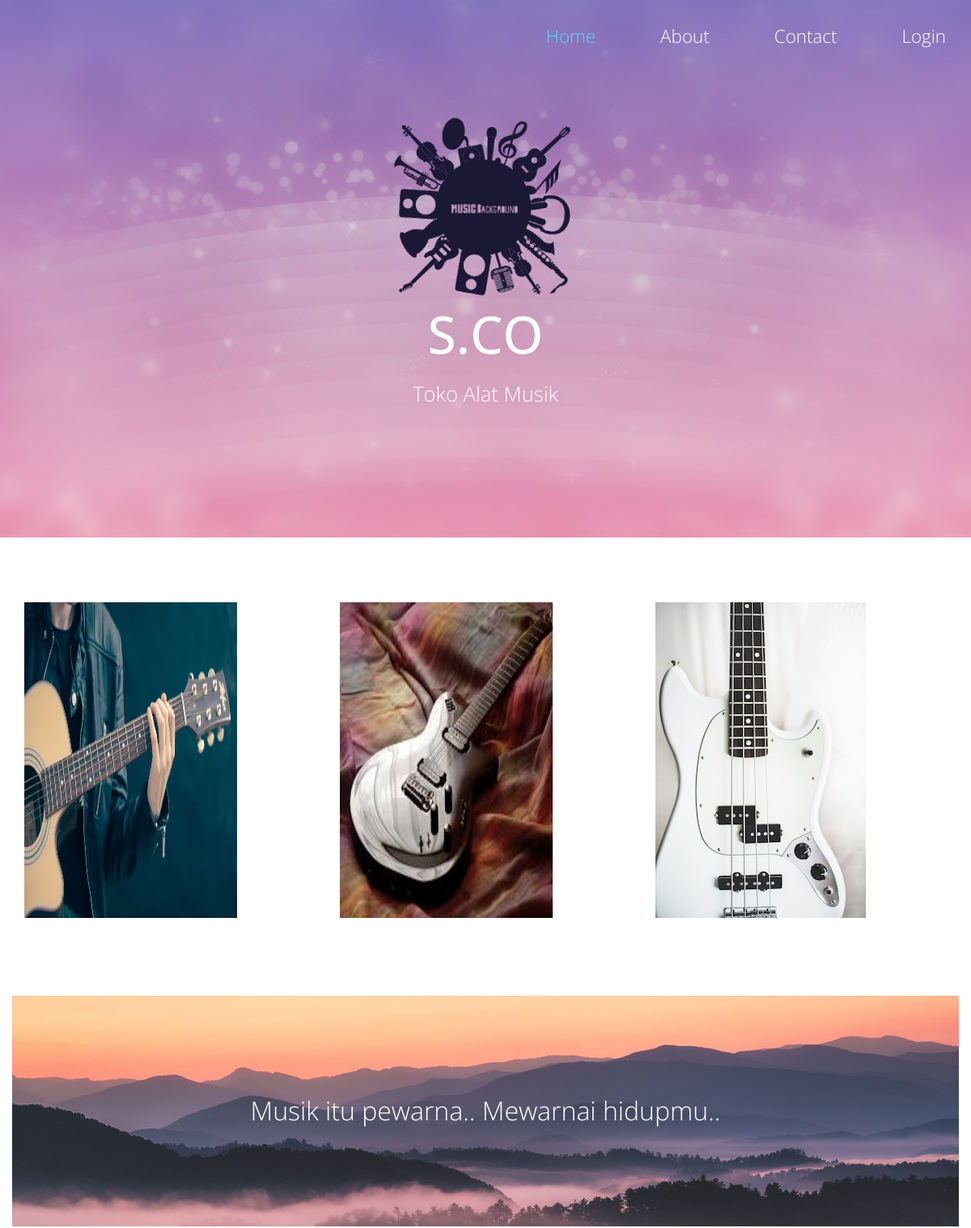
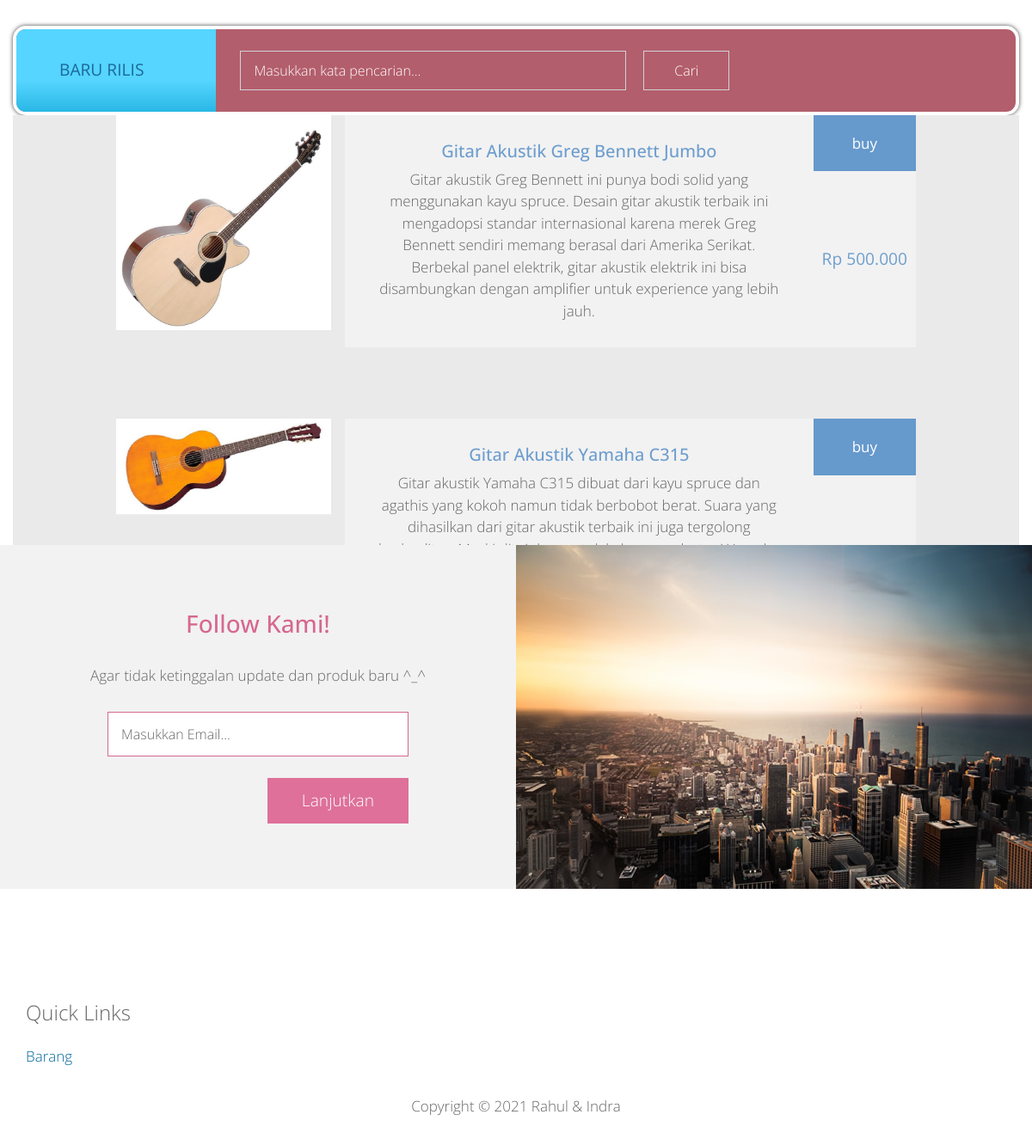
The page / on the database its author committed (2 pictures, top to bottom).
### tables this page shows
CREATE TABLE `produk` (
  `id_produk` int(11) NOT NULL,
  `nama_produk` text NOT NULL,
  `harga` int(11) NOT NULL,
  `deskripsi_produk` text NOT NULL,
  `foto_produk` varchar(200) NOT NULL
);

### Function/function.php (called while the page is built, shortened)
<?php
$db = mysqli_connect("localhost", "root", "", "tubess_rahul_indra");
function query($query){
    global $db;
    $hasil = mysqli_query($db, $query);
    $baris = [];
    while ($row = mysqli_fetch_assoc($hasil)){
        $baris[] = $row;
    }
    return $baris;
}
?>

### index.php (the view, shortened to what this page needs)
<?php
require 'Function/function.php';
$produk = query("SELECT * FROM produk");
?>
<!DOCTYPE html>
<html lang="en">
<head>
  <link rel="stylesheet" href="css/bootstrap.min.css">
  <link rel="stylesheet" href="css/fontawesome-all.min.css">
  <link rel="stylesheet" href="css/tooplate-style.css">
  <link rel="stylesheet" href="css/body-scroll.css">
</head>
<body>
  <div class="tm-main">
    <div class="tm-welcome-section">
      <div class="container tm-navbar-container">
        <div class="row">
          <div class="col-xl-12">
            <nav class="navbar navbar-expand-sm">
              <ul class="navbar-nav ml-auto">
                <li class="nav-item active">
                  <a href="index.php" class="nav-link tm-nav-link tm-text-white active">Home</a>
                </li>
                <li class="nav-item">
                  <a href="about.php" class="nav-link tm-nav-link tm-text-white">About</a>
                </li>
                <li class="nav-item">
                  <a href="contact.php" class="nav-link tm-nav-link tm-text-white">Contact</a>
                </li>
                <li class="nav-item active">
                  <a href="Login/login.php" class="nav-link tm-nav-link tm-text-white">Login</a>
                </li>
              </ul>
            </nav>
          </div>
        </div>
      </div>
      <div class="container text-center tm-welcome-container">
        <div class="tm-welcome">
          <img src="img/png-transparent-musical-instrument-illustration-musical-elements-poster-logo-violin-removebg-preview.png" alt="Gambar Musik" style="width: 20%;">
          <h1 class="text-uppercase mb-3 tm-site-name">S.Co</h1>
          <p class="tm-site-description">Toko Alat Musik</p>
        </div>
      </div>
    </div>
    <div class="container">
      <div class="row tm-albums-container grid">
        <div class="col-sm-6 col-12 col-md-6 col-lg-3 col-xl-3 tm-album-col">
          <figure class="effect-sadie">
            <img src="img/gitar_akustik.jpg" style="width: 100%;" alt="Image" class="img-fluid">
            <figcaption>
            </figcaption>
          </figure>
        </div>
        <div class="col-sm-6 col-12 col-md-6 col-lg-3 col-xl-3 tm-album-col">
          <figure class="effect-sadie">
            <img src="img/gitar_listrik.jpg" style="width: 100%;" alt="Image" class="img-fluid">
            <figcaption>
            </figcaption>
          </figure>
        </div>
        <div class="col-sm-6 col-12 col-md-6 col-lg-3 col-xl-3 tm-album-col">
          <figure class="effect-sadie">
            <img src="img/insertion-260x390-02.jpg" style="width: 100%;" alt="Image" class="img-fluid">
            <figcaption>
            </figcaption>
          </figure>
        </div>
      </div>
      <div class="row">
        <div class="col-lg-12">
          <div class="tm-tag-line ">
            <h2 class="tm-tag-line-title">Musik itu pewarna.. Mewarnai hidupmu..</h2>
          </div>
        </div>
      </div>
      <br>
      <div class="tm-search-form-container">
        <form action="#cari-barang" method="post" class="form-inline tm-search-form">
          <div class="text-uppercase tm-new-release" id="cari-barang">Baru Rilis</div>
          <div class="form-group tm-search-box">
            <input type="text" name="keyword" class="form-control tm-search-input" placeholder="Masukkan kata pencarian..." autocomplete="off">
            <button type="submit" name="cari" class="form-control tm-search-submit">Cari</button>
          </div>
        </form>
      </div>
      <div class="scrolling-box">
        <?php foreach ($produk as $row) : ?>
          <div class="row mb-5">
            <div class="col-xl-12">
              <div class="media-boxes">
                <div class="media">
                  <img src="img/<?= $row["foto_produk"]; ?>" width="250px" alt="Image" class="mr-3">
                  <div class="media-body tm-bg-gray">
                    <div class="tm-description-box">
                      <h5 class="tm-text-blue"><?= $row["nama_produk"]  ?></h5>
                      <p class="mb-0"><?= $row["deskripsi_produk"] ?></p>
                    </div>
                    <div class="tm-buy-box">
                      <a href="#" class="tm-bg-blue tm-text-white tm-buy">buy</a>
                      <span class="tm-text-blue tm-price-tag"> Rp <?= number_format($row["harga"], 0, ",", "."); ?></span>
                    </div>
                  </div>
                </div>
              </div>
            </div>
          </div>
        <?php endforeach ?>
      </div>
      <div class="row tm-mb-big tm-subscribe-row">
        <div class="col-xl-6 col-lg-6 col-md-12 col-sm-12 tm-bg-gray tm-subscribe-form">
          <h3 class="tm-text-pink tm-mb-30">Follow Kami!</h3>
          <p class="tm-mb-30">Agar tidak ketinggalan update dan produk baru ^_^</p>
          <form action="index.html" method="POST">
            <div class="form-group mb-0">
              <input type="text" class="form-control tm-subscribe-input" placeholder="Masukkan Email...">
              <input type="submit" value="Lanjutkan" class="tm-bg-pink tm-text-white d-block ml-auto tm-subscribe-btn">
            </div>
          </form>
        </div>
        <div class="col-xl-6 col-lg-6 col-md-12 col-sm-12 img-fluid pl-0 tm-subscribe-img"></div>
      </div>
        <div class="col-xl-4 col-lg-4 col-md-4 col-sm-6">
          <h4 class="mb-4 tm-font-300">Quick Links</h4>
          <a href="admin/barang.php" class="tm-text-blue-dark d-block mb-2">Barang</a>
        </div>
      </div>
      <footer class="row">
        <div class="col-xl-12">
          <p class="text-center p-4">Copyright &copy; <span class="tm-current-year"></span>
              Rahul & Indra
          </p>
        </div>
      </footer>
    </div>
</body>
</html>

### css/body-scroll.css (style rules this page uses)
.scrolling-box { background-color: #eaeaea; display: grid; height: 500px; width: 100%; overflow: scroll; scroll-behavior: smooth; text-align: center; }

### rows shown on the page
produk: foto_produk (picture), nama_produk "Gitar Akustik Greg Bennett Jumbo", deskripsi_produk "Gitar akustik Greg Bennett ini punya bodi solid yang menggunakan kayu spruce. Desain gitar akustik terbaik ini mengadopsi standar internasional karena merek Greg Bennett sendiri memang berasal dari Amerika Serikat. Berbekal panel elektrik, gitar akustik elektrik ini bisa disambungkan dengan amplifier untuk experience yang lebih jauh.", harga "500.000"
produk: foto_produk (picture), nama_produk "Gitar Akustik Yamaha C315", deskripsi_produk "Gitar akustik Yamaha C315 dibuat dari kayu spruce dan agathis yang kokoh namun tidak berbobot berat. Suara yang dihasilkan dari gitar akustik terbaik ini juga tergolong…"
